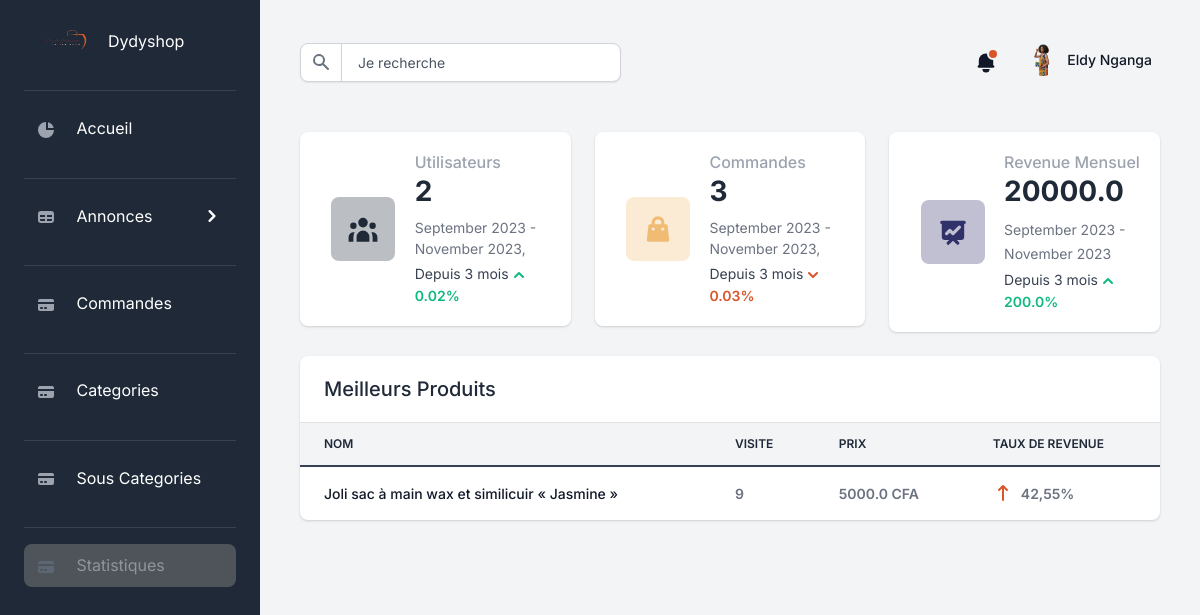
The page /admin/dashboard (signed in) on the database its author committed.
### api/models/model.py (models this page shows, shortened)
class Item(db.Model):
    __tablename__ = "items"
    id = db.Column(db.Integer, primary_key=True)
    title = db.Column(db.String(200), nullable=False)
    description = db.Column(db.Text)
    prix = db.Column(db.Float, nullable=True)
    img_url = db.Column(db.String(255), nullable=True)
    img_title = db.Column(db.String(100), nullable=True)
    date_pub = db.Column(db.DateTime, default=datetime.utcnow)
    published = db.Column(db.Boolean, default=True)
    deleted = db.Column(db.Boolean, default=False)
    nbre_vues = db.Column(db.Integer, default=0)
    favorites = db.relationship("Favorite", backref="item", lazy="dynamic")
    user_id = db.Column(db.Integer, db.ForeignKey("users.id"), nullable=False)
    quantity = db.Column(db.Integer, default=0)
    images = db.relationship("Image", backref="item", lazy=True)
    category_id = db.Column(db.Integer, db.ForeignKey("categories.id"))
    subcategory_id = db.Column(db.Integer, db.ForeignKey("sub_categories.id"))
    color1 = db.Column(db.String(100), nullable=True)
    color2 = db.Column(db.String(100), nullable=True)
    color3 = db.Column(db.String(100), nullable=True)
    size1 = db.Column(db.String(100), nullable=True)
    size2 = db.Column(db.String(100), nullable=True)
    size3 = db.Column(db.String(100), nullable=True)

### api/back.py (the view)
@app.route("/admin/dashboard")
@login_required
@admin_required
def gestiondash():
    current_date = datetime.utcnow()
    three_months_ago = current_date - timedelta(days=90)
    first_day_current_month = current_date.replace(day=1)
    first_day_three_months_ago = first_day_current_month - timedelta(days=90)
    last_day_three_months_ago = first_day_current_month - timedelta(days=1)
    month_names = [
        "Janvier",
        "Février",
        "Mars",
        "Avril",
        "Mai",
        "Juin",
        "Juillet",
        "Août",
        "Septembre",
        "Octobre",
        "Novembre",
        "Décembre",
    ]
    users_last_three_months = User.query.filter(
        User.date_created >= three_months_ago
    ).count()
    orders_last_three_months = Order.query.filter(
        Order.date_created >= three_months_ago
    ).count()
    monthly_revenue_last_three_months = (
        Order.query.filter(Order.date_created >= three_months_ago)
        .with_entities(func.sum(Order.total_amount))
        .scalar()
        or 0
    )
    trending_products = Item.query.order_by(desc(Item.nbre_vues)).limit(5).all()
    return render_template(
        "/back/dashboard.html",
        trending_products=trending_products,
        users_last_three_months=users_last_three_months,
        orders_last_three_months=orders_last_three_months,
        monthly_revenue_last_three_months=monthly_revenue_last_three_months,
        first_day_three_months_ago=first_day_three_months_ago.strftime("%B %Y"),
        last_day_three_months_ago=last_day_three_months_ago.strftime("%B %Y"),
        current_month=current_date.strftime("%B %Y"),
        month_names=month_names,
    )

### api/back.py (called while the page is built)
def admin_required(func):
    @wraps(func)
    def decorated_view(*args, **kwargs):
        if current_user.is_authenticated and "admin" in current_user.roles:
            return func(*args, **kwargs)
        else:
            abort(403)
    return decorated_view

@app.before_request
def check_for_maintenance():
    if maintenance_mode and request.endpoint not in ["maintenance"]:
        return redirect(url_for("maintenance"))
    elif maintenance_mode and request.endpoint == "maintenance":
        return None
    else:
        return None

@login_manager.user_loader
def load_user(user_id):
    return User.query.get(int(user_id))

### api/templates/back/dashboard.html (shortened to what this page needs)
{% extends './layout/baseAdmin.html' %}
{% block content %}
  <div class="py-4"></div>
  <div class="row">
    <div class="col-12 col-sm-6 col-xl-4 mb-4">
      <div class="card border-0 shadow">
        <div class="card-body">
          <div class="row d-block d-xl-flex align-items-center">
            <div class="col-12 col-xl-5 text-xl-center mb-3 mb-xl-0 d-flex align-items-center justify-content-xl-center">
              <div class="icon-shape icon-shape-primary rounded me-4 me-sm-0">
              </div>
            </div>
            <div class="col-12 col-xl-7 px-xl-0">
              <div class="d-none d-sm-block">
                <h2 class="h6 text-gray-400 mb-0">Utilisateurs</h2>
                <h3 class="fw-extrabold mb-2">{{ users_last_three_months }}</h3>
              </div>
              <small class="d-flex align-items-center text-gray-500">{{first_day_three_months_ago}} - {{last_day_three_months_ago}},</small>
              <div class="small d-flex mt-1">
                <div>
                  Depuis 3 mois<svg class="icon icon-xs text-success" fill="currentColor" viewBox="0 0 20 20" xmlns="http://www.w3.org/2000/svg">
                    <path fill-rule="evenodd" d="M14.707 12.707a1 1 0 01-1.414 0L10 9.414l-3.293 3.293a1 1 0 01-1.414-1.414l4-4a1 1 0 011.414 0l4 4a1 1 0 010 1.414z" clip-rule="evenodd"></path>
                  </svg><span class="text-success fw-bolder">{{ users_last_three_months / 100}}%</span>
                </div>
              </div>
            </div>
          </div>
        </div>
      </div>
    </div>
    <div class="col-12 col-sm-6 col-xl-4 mb-4">
      <div class="card border-0 shadow">
        <div class="card-body">
          <div class="row d-block d-xl-flex align-items-center">
            <div class="col-12 col-xl-5 text-xl-center mb-3 mb-xl-0 d-flex align-items-center justify-content-xl-center">
              <div class="icon-shape icon-shape-secondary rounded me-4 me-sm-0">
              </div>
            </div>
            <div class="col-12 col-xl-7 px-xl-0">
              <div class="d-none d-sm-block">
                <h2 class="h6 text-gray-400 mb-0">Commandes</h2>
                <h3 class="fw-extrabold mb-2">{{ orders_last_three_months }}</h3>
              </div>
              <small class="d-flex align-items-center text-gray-500">{{first_day_three_months_ago}} - {{last_day_three_months_ago}},</small>
              <div class="small d-flex mt-1">
                <div>
                  Depuis 3 mois<svg class="icon icon-xs text-danger" fill="currentColor" viewBox="0 0 20 20" xmlns="http://www.w3.org/2000/svg">
                    <path fill-rule="evenodd" d="M5.293 7.293a1 1 0 011.414 0L10 10.586l3.293-3.293a1 1 0 111.414 1.414l-4 4a1 1 0 01-1.414 0l-4-4a1 1 0 010-1.414z" clip-rule="evenodd"></path>
                  </svg><span class="text-danger fw-bolder">{{ orders_last_three_months / 100}}%</span>
                </div>
              </div>
            </div>
          </div>
        </div>
      </div>
    </div>
    <div class="col-12 col-sm-6 col-xl-4 mb-4">
      <div class="card border-0 shadow">
        <div class="card-body">
          <div class="row d-block d-xl-flex align-items-center">
            <div class="col-12 col-xl-5 text-xl-center mb-3 mb-xl-0 d-flex align-items-center justify-content-xl-center">
              <div class="icon-shape icon-shape-tertiary rounded me-4 me-sm-0">
              </div>
            </div>
            <div class="col-12 col-xl-7 px-xl-0">
              <div class="d-none d-sm-block">
                <h2 class="h6 text-gray-400 mb-0">Revenue Mensuel</h2>
                <h3 class="fw-extrabold mb-2">{{ monthly_revenue_last_three_months}}</h3>
              </div>
              <small class="text-gray-500">{{first_day_three_months_ago}} - {{last_day_three_months_ago}}</small>
              <div class="small d-flex mt-1">
                <div>
                  Depuis 3 mois<svg class="icon icon-xs text-success" fill="currentColor" viewBox="0 0 20 20" xmlns="http://www.w3.org/2000/svg">
                    <path fill-rule="evenodd" d="M14.707 12.707a1 1 0 01-1.414 0L10 9.414l-3.293 3.293a1 1 0 01-1.414-1.414l4-4a1 1 0 011.414 0l4 4a1 1 0 010 1.414z" clip-rule="evenodd"></path>
                  </svg><span class="text-success fw-bolder">{{ monthly_revenue_last_three_months /100}}%</span>
                </div>
              </div>
            </div>
          </div>
        </div>
      </div>
    </div>
  </div>
  <div class="row">
    <div class="col-12 col-xl-12">
      <div class="row">
        <div class="col-12 mb-4">
          <div class="card border-0 shadow">
            <div class="card-header">
              <div class="row align-items-center">
                <div class="col">
                  <h2 class="fs-5 fw-bold mb-0">Meilleurs Produits</h2>
                </div>
              </div>
            </div>
            <div class="table-responsive">
              <table class="table align-items-center table-flush">
                <thead class="thead-light">
                  <tr>
                    <th class="border-bottom" scope="col">Nom</th>
                    <th class="border-bottom" scope="col">Visite</th>
                    <th class="border-bottom" scope="col">Prix</th>
                    <th class="border-bottom" scope="col">TAUX DE REVENUE</th>
                  </tr>
                </thead>
                <tbody>
                  {% for t in  trending_products %}
                    <tr>
                      <th class="text-gray-900" scope="row">{{ t.title }}</th>
                      <td class="fw-bolder text-gray-500">{{ t.nbre_vues }}</td>
                      <td class="fw-bolder text-gray-500">{{t.prix}} CFA</td>
                      <td class="fw-bolder text-gray-500">
                        <div class="d-flex">
                          <svg class="icon icon-xs text-danger me-2" fill="currentColor" viewBox="0 0 20 20" xmlns="http://www.w3.org/2000/svg">
                            <path fill-rule="evenodd" d="M5.293 7.707a1 1 0 010-1.414l4-4a1 1 0 011.414 0l4 4a1 1 0 01-1.414 1.414L11 5.414V17a1 1 0 11-2 0V5.414L6.707 7.707a1 1 0 01-1.414 0z" clip-rule="evenodd"></path>
                          </svg>42,55%
                        </div>
                      </td>
                    </tr>
                  {% endfor %}
                </tbody>
              </table>
            </div>
          </div>
        </div>
      </div>
    </div>
  </div>
{% endblock %}

### api/static/css/UploadImage.css (style rules this page uses)
:root { --colorPrimaryNormal: #d85629; --colorPrimaryDark: #d85629; --colorPrimaryGlare: #d85629; --colorPrimaryHalf: #d85629; --colorPrimaryQuarter: #bfecee; --colorPrimaryEighth: #dff5f7; --colorPrimaryPale: #f3f5f7; --colorPrimarySeparator: #f3f5f7; --colorPrimaryOutline: #dff5f7; --colorButtonNormal: #d85629; --colorButtonHover: #d85629; --colorLinkNormal: #d85629; --colorLinkHover: #d85629; }
body { margin: 24px; }

### rows shown on the page
Item: title "Joli sac à main wax et similicuir « Jasmine »", nbre_vues "9", prix "5000.0"

### other values the page prints
{{ users_last_three_months }} "2"
{{ first_day_three_months_ago }} "September 2023"
{{ last_day_three_months_ago }} "November 2023"
{{ users_last_three_months / 100 }} "0.02"
{{ orders_last_three_months }} "3"
{{ orders_last_three_months / 100 }} "0.03"
{{ monthly_revenue_last_three_months }} "20000.0"
{{ monthly_revenue_last_three_months /100 }} "200.0"
